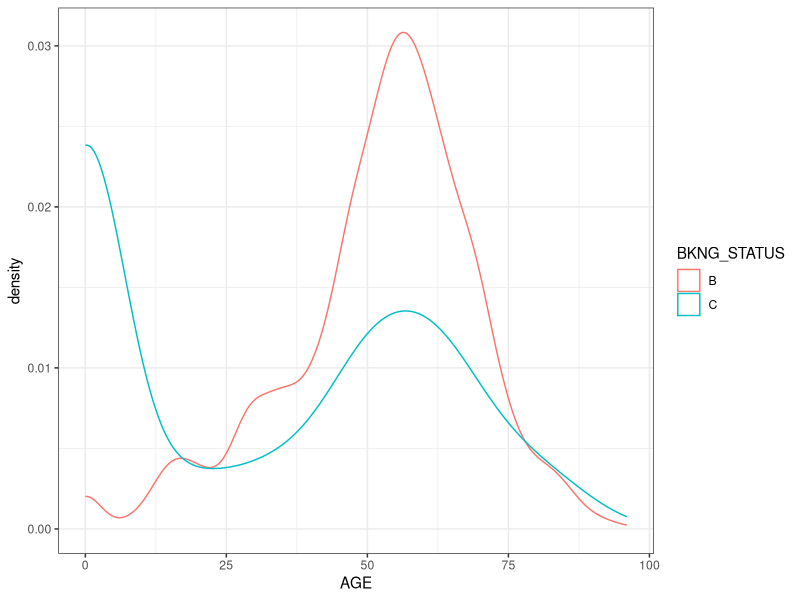
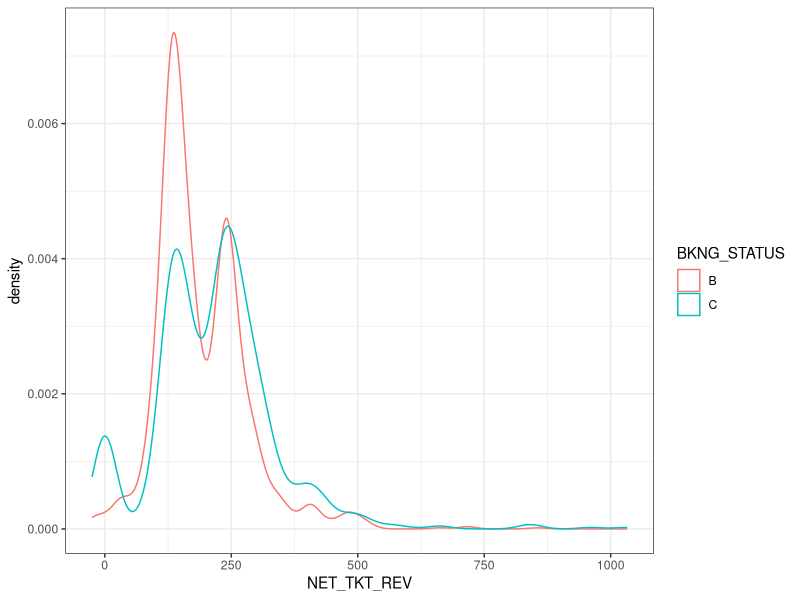
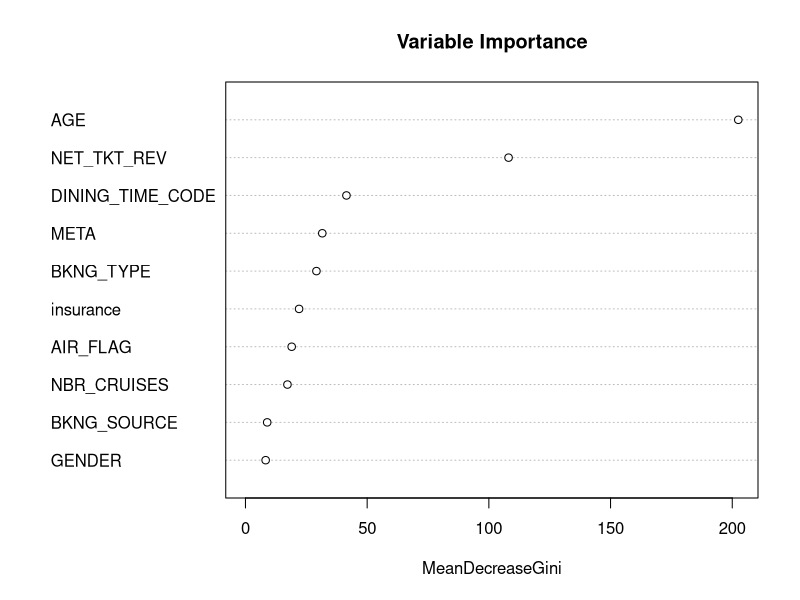
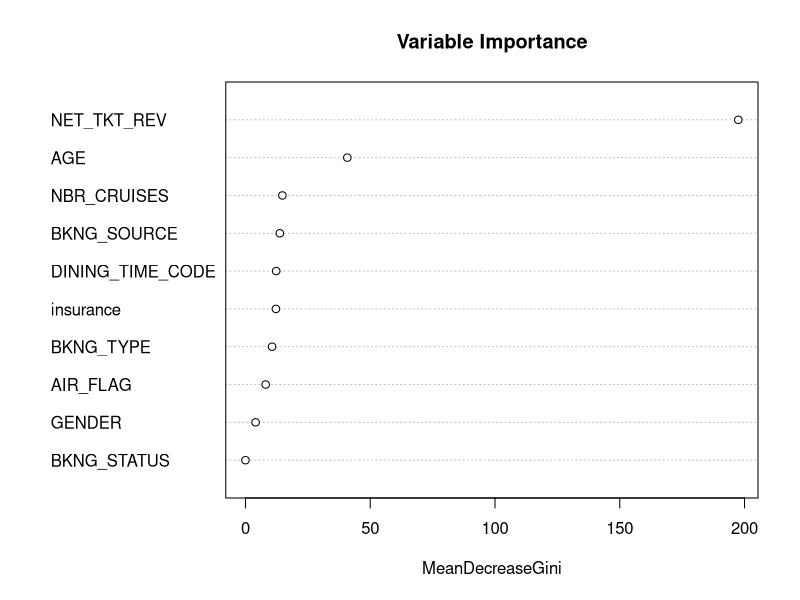
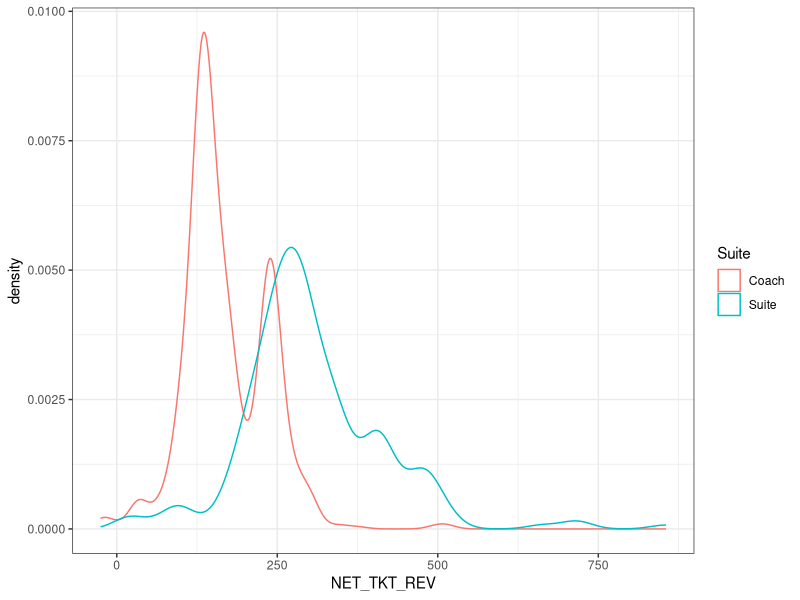
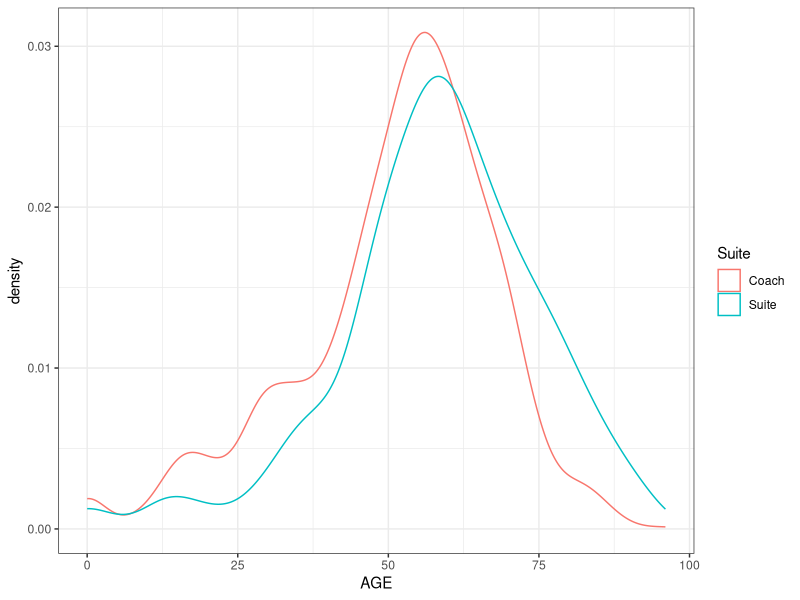
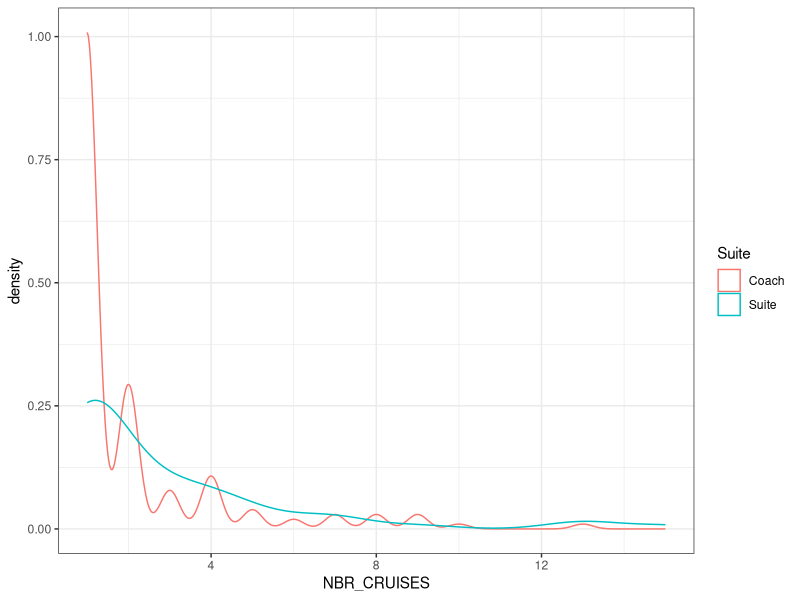

Reproduce these figures in R, in order.

##Loading Packages
library(dplyr)
library(tidyr)
library(randomForest)
library(caret)
library(readr)
library(lubridate)

##Importing Data
data=tbl_df(read_csv("Holland America Revenue Science Interview REtention Dataset.csv"))
##Managing data types
#factors
data$BKNG_ID=as.factor(data$BKNG_ID)
data$HOME_STATE=as.factor(data$HOME_STATE)
data$NATIONALITY=as.factor(data$NATIONALITY)
data$HOME_COUNTRY=as.factor(data$HOME_COUNTRY)
data$GROUP_TYPE=as.factor(data$GROUP_TYPE)
data$BKNG_STATUS=as.factor(data$BKNG_STATUS)
data$CURRENCY_CODE=as.factor(data$CURRENCY_CODE)
data$AIR_FLAG=as.factor(data$AIR_FLAG)
data$BKNG_SOURCE=as.factor(data$BKNG_SOURCE)
data$BKNG_TYPE=as.factor(data$BKNG_TYPE)
data$GENDER=as.factor(data$GENDER)
data$DINING_TIME_CODE=as.factor(data$DINING_TIME_CODE)
data$DINING_TIME_CONF_FLAG=as.factor(data$DINING_TIME_CONF_FLAG)
data$META=as.factor(data$META)

#dates
data$BKNG_OPEN_DATE=as.Date(data$BKNG_OPEN_DATE,"%m/%d/%Y")
data$BKNG_CANCEL_DATE=as.Date(data$BKNG_CANCEL_DATE,"%m/%d/%Y")
data$INSURANCE_PYMT_DATE=as.Date(data$INSURANCE_PYMT_DATE,"%m/%d/%Y")
data$SAIL_DATE=as.Date(data$SAIL_DATE,"%m/%d/%Y")




##Explorations

#indeces for data types
numeric_data_inds=which(sapply(data,is.numeric))
cat_data_inds=which(sapply(data,is.factor))

#basic summaries
summary(data[,numeric_data_inds])
summary(data[,cat_data_inds])

#identify and remove near zero variables
nzv=nzv(data[,c(numeric_data_inds,cat_data_inds)],saveMetrics=TRUE)
data=data[,-which(names(data) %in% rownames(nzv)[which(nzv$nzv)])]
#identify and remove variables with high missing values
missing_inds=apply(data,2,function(x){sum(is.na(x))/length(x)})
data=data[,-which(missing_inds>.2)]

data$BKNG_ID=NULL
data$BKNG_CANCEL_DATE=NULL
data$BKNG_OPEN_DATE=NULL
data$SAIL_DATE=NULL
data=data %>% filter(BKNG_STATUS!="G")
data$BKNG_STATUS=as.factor(as.character(data$BKNG_STATUS))

#create categorical of insurance payment
data=data %>% mutate(insurance= INSURANCE_PYMT_DATE>min(data$INSURANCE_PYMT_DATE))
data$INSURANCE_PYMT_DATE=NULL

#Tabular break down of numeric variables by booking status
data %>% group_by(BKNG_STATUS)  %>%
  summarise(AGE=mean(AGE),NBR_CRUISES=mean(NBR_CRUISES),NET_TKT_REV=mean(NET_TKT_REV))

# some cross tabulations
data %>% group_by(BKNG_STATUS,DINING_TIME_CODE) %>% summarise(count=n())
data %>% group_by(BKNG_STATUS,BKNG_TYPE) %>% summarise(count=n())
data %>% group_by(BKNG_STATUS,META) %>% summarise(count=n())
data %>% group_by(BKNG_STATUS,insurance) %>% summarise(count=n())


#Do people with children cancel? Yes, of course.
ggplot(data)+theme_bw()+geom_density(aes(x=AGE,color=BKNG_STATUS))
ggplot(data)+theme_bw()+geom_density(aes(x=NET_TKT_REV,color=BKNG_STATUS))






## Create a model that predicts whether a person will cancel a booking
#creating a training and test set
data=na.omit(data)
inTrain = createDataPartition(y=data$BKNG_STATUS, p = .6)[[1]]
training = data[ inTrain,]
testing = data[-inTrain,]

#building random forest model
modFit <- randomForest(BKNG_STATUS ~ .,data=training)

#testing on training set as a sanity check
train_pred=predict(modFit,newdata= training)
confusionMatrix(training$BKNG_STATUS,train_pred )

#testing on test set
test_pred=predict(modFit,newdata= testing)
confusionMatrix(testing$BKNG_STATUS,test_pred)

#Relative variable importance according to the Gini Information Index
varImpPlot(modFit,main="Variable Importance")


## What kind of people book suites (meta in ('S','D')) (Active bookings only)
#filtering for active bookings
suite_people=data %>% filter(BKNG_STATUS=="B")
suite_people$Suite="Coach"
suite_people$Suite[which(suite_people$META %in% c('S','D'))]="Suite"
suite_people$Suite=as.factor(suite_people$Suite)
suite_people$META=NULL

#Use random forests as a shortcut to identify variable importance
modFit <- randomForest(Suite ~ .,data=suite_people)
varImpPlot(modFit,main="Variable Importance")


#The top three variables are numeric with 
suite_people %>% group_by(Suite) %>% 
  summarise(AGE=mean(AGE),NBR_CRUISES=mean(NBR_CRUISES),NET_TKT_REV=mean(NET_TKT_REV))

#people who are willing to pay more
ggplot(suite_people)+theme_bw()+geom_density(aes(x=NET_TKT_REV,color=Suite))

#slight age bias
ggplot(suite_people)+theme_bw()+geom_density(aes(x=AGE,color=Suite))

#If you're going to cruise often- do it in style
ggplot(suite_people %>% filter(NBR_CRUISES>0,NBR_CRUISES<50))+theme_bw()+geom_density(aes(x=NBR_CRUISES,color=Suite))

#Agencies book people on suites more ferquently
suite_people %>% group_by(Suite,BKNG_SOURCE) %>%  summarise(count=n())







